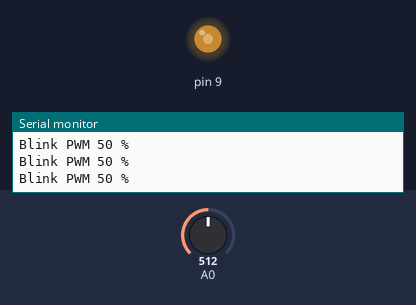
Recording of a sketch running on a simulated Arduino Uno, built with avr-gcc and run on an emulated ATmega328P. Shown: output pins drawn as LEDs (lit = HIGH), the last lines printed to the serial monitor. Inputs (shaded band) come from the test bench; at power-on: A0 = 512.

Above: at 1.2 s.
1.3 s: A0 set to 112
At 2.1 s:
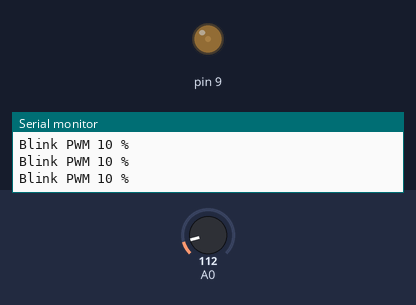
2.8 s: A0 set to 98
At 3.2 s:
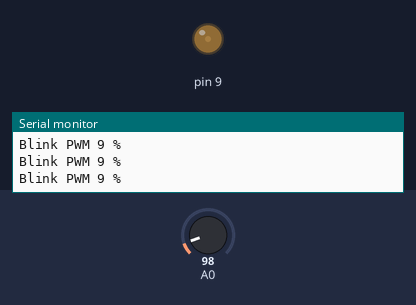
5.8 s: A0 set to 0
At 6.5 s:
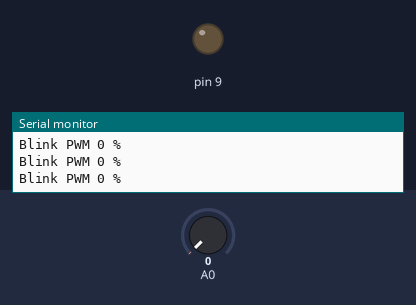
7.3 s: A0 set to 716
At 8.5 s:
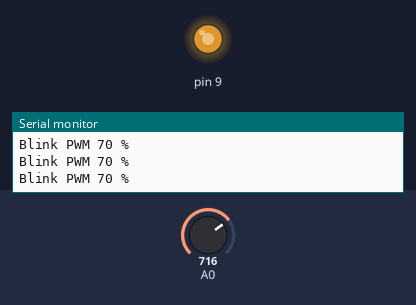
8.8 s: A0 set to 1006
At 9.8 s:
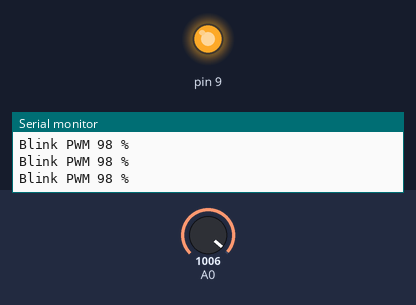
10.3 s: A0 set to 1020
At 11.5 s:
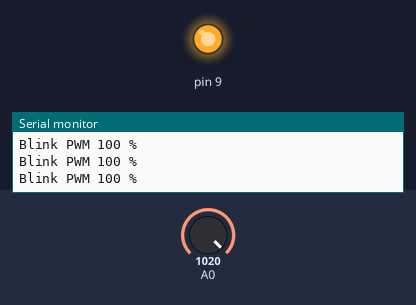
Timing chart, 0 to 12.8 s (numbered marks = the images above; inputs shaded):
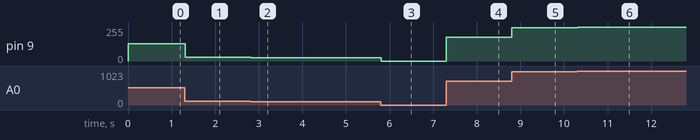

Measured:
- after the input at 1.3 s, pin 9: 128/255 → 28/255 at once
- after the input at 2.8 s, pin 9: 28/255 → 24/255 at once
- after the input at 5.8 s, pin 9: 24/255 → 0/255 at once
- after the input at 7.3 s, pin 9: 0/255 → 179/255 at once
- after the input at 8.8 s, pin 9: 179/255 → 251/255 at once
- after the input at 10.3 s, pin 9: 251/255 → 255/255 at once

The sketch:

EX6.4.ino
```cpp
void setup()
{
Serial.begin(9600);
pinMode(9, OUTPUT);
}

void loop()

{
int Analog_Input_value1,Analog_Input_value2,percent;
Analog_Input_value1 = analogRead(A0);
Analog_Input_value2 = Analog_Input_value1/4; // From 1023 >> 255
percent = (Analog_Input_value2*100)/255;
analogWrite(9,Analog_Input_value2);//0-255
Serial.print("Blink PWM ");
Serial.print(percent);
Serial.println(" %");
}
```
